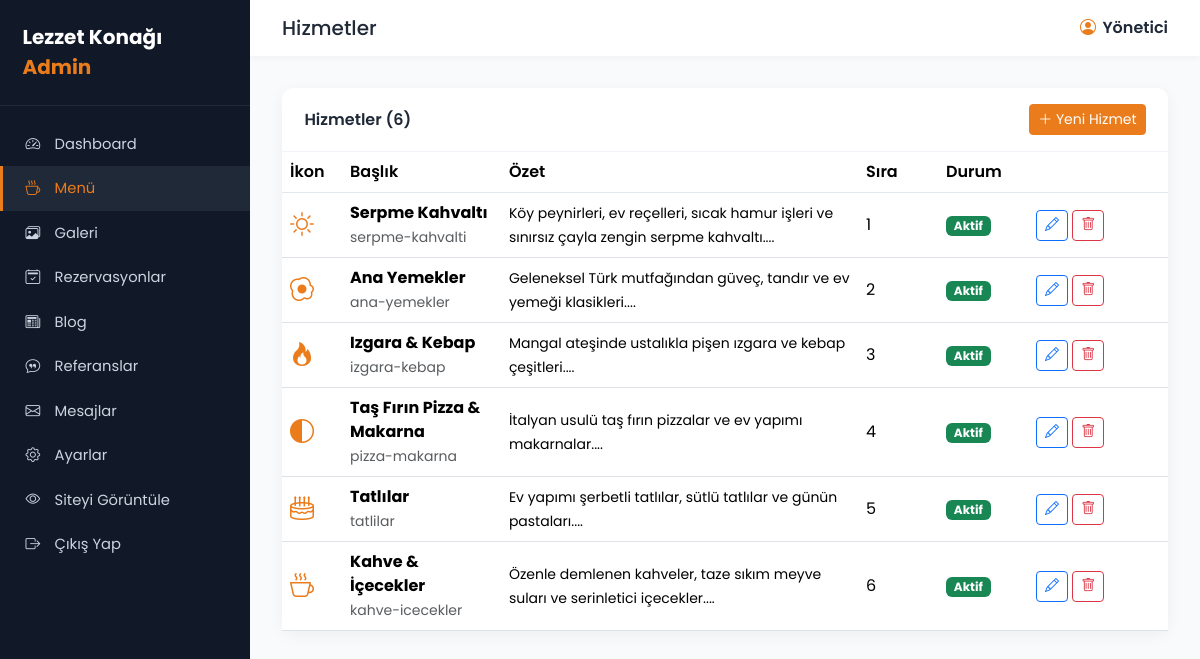
/admin/hizmetler.php (signed in), run on the app's committed database.
### tables this page shows
CREATE TABLE `hizmetler` (
  `id` INT AUTO_INCREMENT PRIMARY KEY,
  `baslik` VARCHAR(150) NOT NULL,
  `slug` VARCHAR(180),
  `ozet` TEXT,
  `icerik` LONGTEXT,
  `ikon` VARCHAR(60) DEFAULT 'bi-cup-hot',
  `gorsel` VARCHAR(255),
  `sira` INT DEFAULT 0,
  `durum` TINYINT DEFAULT 1,
  `created_at` TIMESTAMP DEFAULT CURRENT_TIMESTAMP
);

### inc/helpers.php (called while the page is built, shortened)
<?php
function e($s) { return htmlspecialchars($s ?? '', ENT_QUOTES, 'UTF-8'); }

### admin/hizmetler.php (the view, shortened to what this page needs)
<?php
require_once __DIR__ . '/inc/header.php';
$liste = $db->query("SELECT * FROM hizmetler ORDER BY sira ASC, id DESC")->fetchAll();
?>
<div class="card">
  <div class="card-header d-flex justify-content-between align-items-center">
    Hizmetler (<?= count($liste) ?>)
    <a href="hizmet-form.php" class="btn btn-sm btn-primary"><i class="bi bi-plus-lg"></i> Yeni Hizmet</a>
  </div>
  <div class="table-responsive">
    <table class="table table-hover align-middle mb-0">
      <thead><tr><th width="60">İkon</th><th>Başlık</th><th>Özet</th><th width="80">Sıra</th><th width="90">Durum</th><th width="140"></th></tr></thead>
      <tbody>
      <?php foreach($liste as $h): ?>
        <tr>
          <td><i class="bi <?= e($h['ikon']) ?>" style="font-size:1.5rem;color:#ea7c1c"></i></td>
          <td><strong><?= e($h['baslik']) ?></strong><br><small class="text-muted"><?= e($h['slug']) ?></small></td>
          <td><small><?= e(mb_substr($h['ozet'],0,90)) ?>...</small></td>
          <td><?= (int)$h['sira'] ?></td>
          <td><?= $h['durum']?'<span class="badge bg-success">Aktif</span>':'<span class="badge bg-secondary">Pasif</span>' ?></td>
          <td>
            <a href="hizmet-form.php?id=<?= $h['id'] ?>" class="btn btn-sm btn-outline-primary"><i class="bi bi-pencil"></i></a>
            <a href="hizmet-sil.php?id=<?= $h['id'] ?>" class="btn btn-sm btn-outline-danger" onclick="return confirm('Silinsin mi?')"><i class="bi bi-trash"></i></a>
          </td>
        </tr>
      <?php endforeach; ?>
      </tbody>
    </table>
  </div>
</div>
<?php require_once __DIR__ . '/inc/footer.php'; ?>

### admin/inc/header.php (style rules this page uses)
:root { --primary:#ea7c1c;--primary-dark:#c66514;--dark:#1f2937;--sidebar:#111827;--light:#f9fafb }
body { font-family:'Poppins',sans-serif;background:var(--light);margin:0 }
.card { border:none;box-shadow:0 4px 16px rgba(0,0,0,.05);border-radius:12px }
.card-header { background:#fff;border-bottom:1px solid #f1f5f9;padding:1rem 1.4rem;font-weight:600;color:var(--dark);border-radius:12px 12px 0 0!important }
.btn-primary { background:var(--primary);border-color:var(--primary) }
table thead th { background:#f8fafc;color:var(--dark);font-weight:600;border-bottom:2px solid #e2e8f0 }

### data on the page
hizmetler: baslik "Serpme Kahvaltı", slug "serpme-kahvalti", ozet "Köy peynirleri, ev reçelleri, sıcak hamur işleri ve sınırsız çayla zengin serpme kahvaltı.", sira "1", durum "Aktif"
hizmetler: baslik "Ana Yemekler", slug "ana-yemekler", ozet "Geleneksel Türk mutfağından güveç, tandır ve ev yemeği klasikleri.", sira "2", durum "Aktif"
hizmetler: baslik "Izgara & Kebap", slug "izgara-kebap", ozet "Mangal ateşinde ustalıkla pişen ızgara ve kebap çeşitleri.", sira "3", durum "Aktif"
hizmetler: baslik "Taş Fırın Pizza & Makarna", slug "pizza-makarna", ozet "İtalyan usulü taş fırın pizzalar ve ev yapımı makarnalar.", sira "4", durum "Aktif"
hizmetler: baslik "Tatlılar", slug "tatlilar", ozet "Ev yapımı şerbetli tatlılar, sütlü tatlılar ve günün pastaları.", sira "5", durum "Aktif"
hizmetler: baslik "Kahve & İçecekler", slug "kahve-icecekler", ozet "Özenle demlenen kahveler, taze sıkım meyve suları ve serinletici içecekler.", sira "6", durum "Aktif"

### other printed values
ayar('site_adi') "Lezzet Konağı"
$it[1] "Dashboard"
$it[1] "Menü"
$it[1] "Galeri"
$it[1] "Rezervasyonlar"
$it[1] "Blog"
$it[1] "Referanslar"
$it[1] "Mesajlar"
$it[1] "Ayarlar"
$adminTitle "Hizmetler"
$adminAd "Yönetici"
count($liste) "6"
